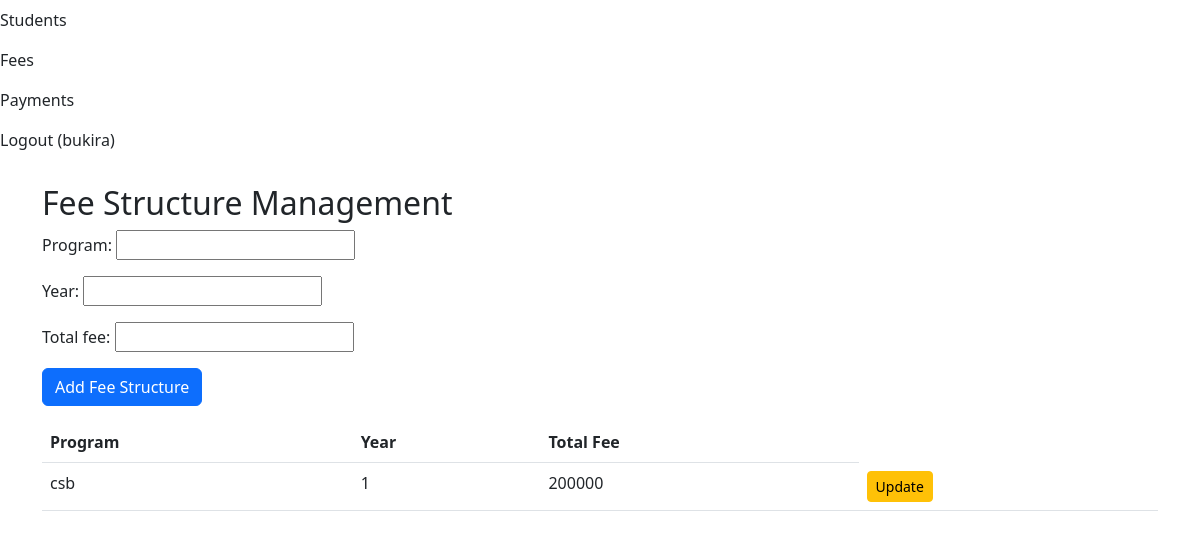
The app's page /fees/ (signed in), older data.
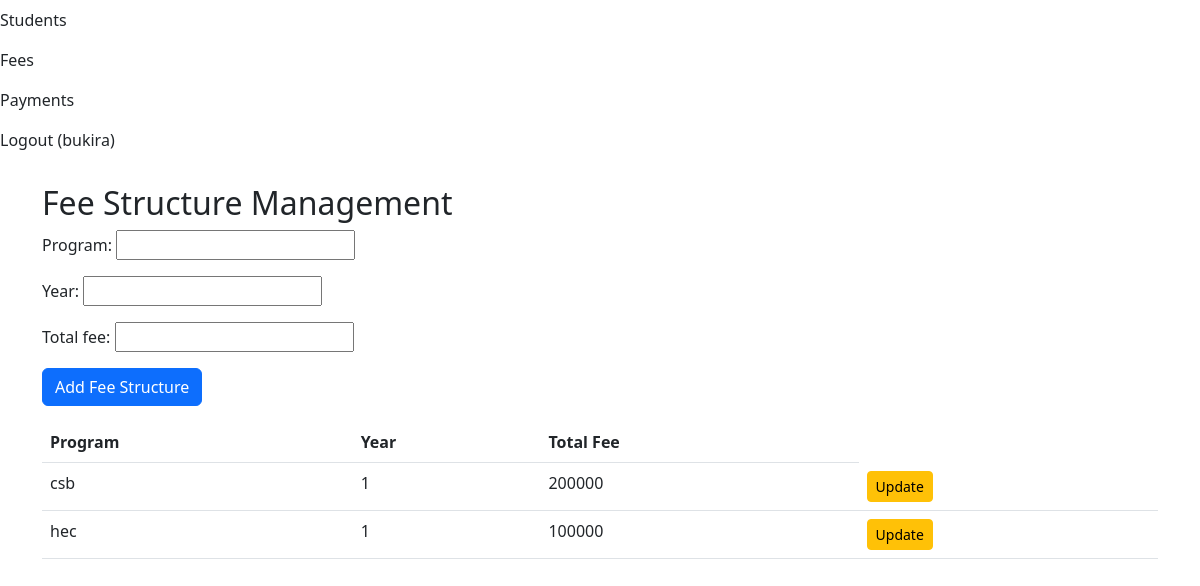
The same page, newer data.
### management/models.py (models this page shows, shortened)
class FeeStructure(models.Model):
    program = models.CharField(max_length=100)
    year = models.PositiveIntegerField(validators=[MinValueValidator(1)])
    total_fee = models.PositiveIntegerField(validators=[MinValueValidator(0)])
    class Meta:
        unique_together = ['program', 'year']  # No duplicate program/year combos

### management/views.py (the view, shortened to what this page needs)
# urls.py: path('fees/', views.FeeStructureListView.as_view(), name='fee_structure_list'),
class FeeStructureListView(LoginRequiredMixin, ListView):
    model = FeeStructure
    template_name = 'management/fee_structure_list.html'
    context_object_name = 'fees'
    def get_context_data(self, **kwargs):
        context = super().get_context_data(**kwargs)
        context['form'] = FeeStructureForm()  # Empty form for GET
        return context

### management/forms.py
class FeeStructureForm(forms.ModelForm):
    class Meta:
        model = FeeStructure
        fields = ['program', 'year', 'total_fee']
        widgets = {
            'year': forms.NumberInput(attrs={'min': 1}),
            'total_fee': forms.NumberInput(attrs={'min': 0}),
        }

### templates/management/fee_structure_list.html (shortened to what this page needs)
{% extends 'base.html' %}
{% block content %}
<h2>Fee Structure Management</h2>
<form method="post">
    {{ form.as_p }}
    <button type="submit" class="btn btn-primary">Add Fee Structure</button>
</form>
<table class="table mt-3">
    <thead>
        <tr>
            <th>Program</th><th>Year</th><th>Total Fee</th>
        </tr>
    </thead>
    <tbody>
        {% for fee in fees %}
        <tr>
            <td>{{ fee.program }}</td>
            <td>{{ fee.year }}</td>
            <td>{{ fee.total_fee }}</td>
            <td>
                <a href="{% url 'fee_update' fee.pk %}" class="btn btn-sm btn-warning">Update</a>
            </td>
        </tr>
        {% empty %}
        <tr><td colspan="3">No fee structures yet.</td></tr>
        {% endfor %}
    </tbody>
</table>
{% endblock %}

Row changes from the older to the newer data that the page shows:
added FeeStructure: program "hec", year "1", total_fee "100000"
